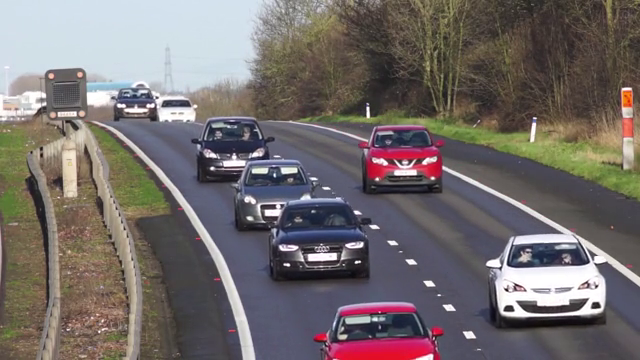
//> input picture frame 37 of object_detection/video.mp4, 640 x 360 px
$ ./background_estimation   (built with g++ and OpenCV 4)
//> lines starting //> are read from the running program, lines starting //| are printed output that depends on the picture; after the words box and inside, x2 and y2 are one past the last pixel; in counts of white or black regions, pixels touching at a corner belong together
#include <iostream>
#include <opencv2/opencv.hpp>
#include <random>

using namespace std;
using namespace cv;

int computeMedian(vector<int> elements) {
    // nth_element(elements.begin(), elements.begin() + elements.size() / 2, elements.end());
    sort(elements.begin(), elements.end());

    return elements[elements.size() / 2];
}

Mat compute_median(std::vector<cv::Mat> vec) {
    // Note: Expects the image to be CV_8UC3
    Mat medianImg(vec[0].rows, vec[0].cols, CV_8UC3, cv::Scalar(0, 0, 0));

    for (int row = 0; row < vec[0].rows; row++) {
        for (int col = 0; col < vec[0].cols; col++) {
            vector<int> elements_B;
            vector<int> elements_G;
            vector<int> elements_R;

            for (int imgNumber = 0; imgNumber < vec.size(); imgNumber++) {
                int B = vec[imgNumber].at<cv::Vec3b>(row, col)[0];
                int G = vec[imgNumber].at<cv::Vec3b>(row, col)[1];
                int R = vec[imgNumber].at<cv::Vec3b>(row, col)[2];

                elements_B.push_back(B);
                elements_G.push_back(G);
                elements_R.push_back(R);
            }

            medianImg.at<cv::Vec3b>(row, col)[0] = computeMedian(elements_B);
            medianImg.at<cv::Vec3b>(row, col)[1] = computeMedian(elements_G);
            medianImg.at<cv::Vec3b>(row, col)[2] = computeMedian(elements_R);
        }
    }
    return medianImg;
}

int main(int argc, char const *argv[]) {
    string video_file;
    // Read video file
    // uchar data[12] = {255, 0, 0, 255, 0, 0, 255, 0, 0, 255, 0, 0};
    // uchar data[12] = {0, 255, 0, 0, 255, 0, 0, 255, 0, 0, 255, 0};
    uchar data[12] = {0, 0, 255, 0, 0, 255, 0, 0, 255, 0, 0, 255};
    Mat src = Mat(2, 2, CV_8UC3, data);
    for (int i = 0; i < 11; i++)
    {
        printf("%d\n", src.data[i]);
    }

    imshow("prova", src);
    waitKey(0);
    if (argc > 1) {
        video_file = argv[1];
    } else {
        video_file = "video.mp4";
    }

    VideoCapture cap(video_file);
    // VideoCapture cap(0, CAP_V4L2);
    double prova = cap.get(CAP_PROP_FRAME_COUNT);

    if (!cap.isOpened())
        cerr << "Error opening video file\n";

    // Randomly select 25 frames
    default_random_engine generator;
    uniform_int_distribution<int> distribution(0, cap.get(CAP_PROP_FRAME_COUNT));

    vector<Mat> frames;
    Mat frame;

    for (int i = 0; i < 25; i++) {
        int fid = distribution(generator);
        cap.set(CAP_PROP_POS_FRAMES, fid);
        Mat frame;
        cap >> frame;
//> frame is the input picture: 360 rows x 640 cols, CV_8UC3; mean B, G, R 108, 108.8, 115.8
        if (frame.empty())
            continue;
        frames.push_back(frame);
    }

    // Calculate the median along the time axis
    Mat medianFrame = compute_median(frames);

    // Display median frame
    imshow("frame", medianFrame);
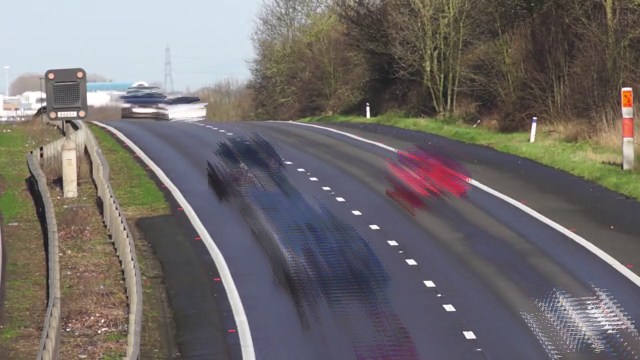
//> window 'frame': 360 rows x 640 cols, CV_8UC3; mean B, G, R 107.4, 108.2, 113
    waitKey(0);

    //  Reset frame number to 0
    cap.set(CAP_PROP_POS_FRAMES, 0);

    // Convert background to grayscale
    Mat grayMedianFrame, original_frame;
    cvtColor(medianFrame, grayMedianFrame, COLOR_BGR2GRAY);

    // Loop over all frames
    while (1) {
        // Read frame
        cap >> frame;
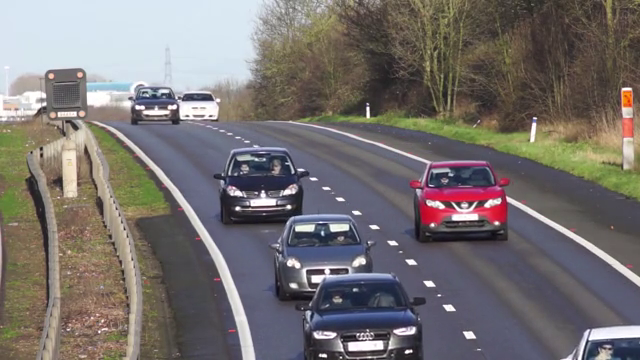
//> input picture frame 62 of object_detection/video.mp4, 640 x 360 px
//> frame is the input picture: 360 rows x 640 cols, CV_8UC3; mean B, G, R 112.3, 113.5, 118.8
        original_frame = frame.clone();
        if (frame.empty())
            break;

        // Convert current frame to grayscale
        cvtColor(frame, frame, COLOR_BGR2GRAY);
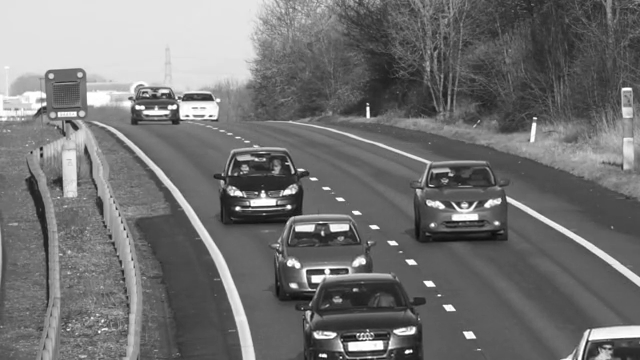
//> frame: 360 rows x 640 cols, CV_8UC1; min 11, max 255, mean 114.9

        // Calculate absolute difference of current frame and the median frame
        Mat dframe;
        absdiff(frame, grayMedianFrame, dframe);

        // Threshold to binarize
        threshold(dframe, dframe, 30, 255, THRESH_BINARY);

        vector<vector<Point>> contours;
        vector<Vec4i> hierarchy;
        findContours(dframe, contours, hierarchy, RETR_TREE, CHAIN_APPROX_NONE);
        // draw contours on the original image
        Mat image_copy = original_frame.clone();
        // drawContours(image_copy, contours, -1, Scalar(0, 255, 0), 2);

        for (size_t i = 0; i < contours.size(); i++) {
            int area = contourArea(contours[i]);
            if (area < 10) {
                drawContours(image_copy, contours, i, Scalar(0, 255, 0), 2);
            }
        }

        imshow("None approximation", image_copy);
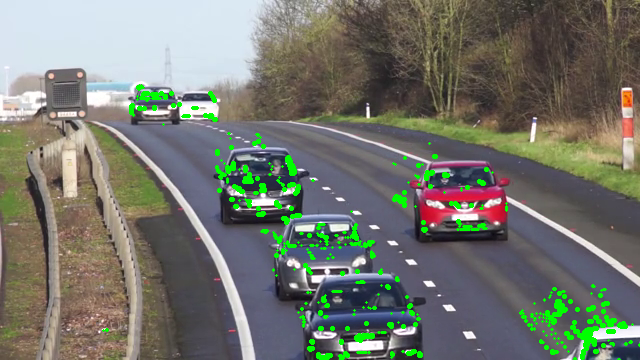
//> window 'None approximation': 360 rows x 640 cols, CV_8UC3; mean B, G, R 109, 118.3, 115.8
        // Display Image
        imshow("frame", dframe);
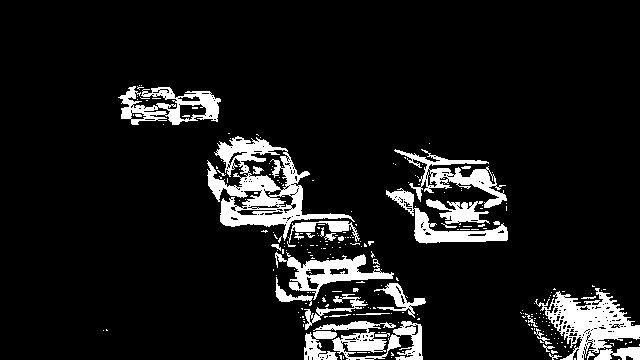
//> window 'frame': 360 rows x 640 cols, CV_8UC1; 9.7% white; 254 white regions (220 under 20 px), largest, box (x1, y1, x2, y2) and area: (207, 136, 355, 241) 4876, (535, 288, 640, 360) 3172, (313, 321, 423, 360) 2023

        waitKey(20);
    }

    cap.release();
    return 0;
}

$ run again, starting later in the video
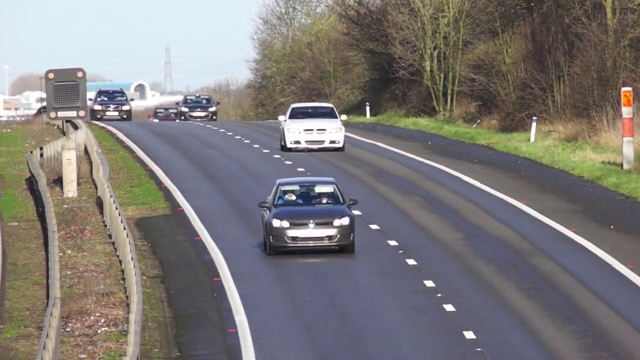
//> input picture frame 169 of object_detection/video.mp4, 640 x 360 px
//> frame is the input picture: 360 rows x 640 cols, CV_8UC3; mean B, G, R 120.8, 122.1, 125.7
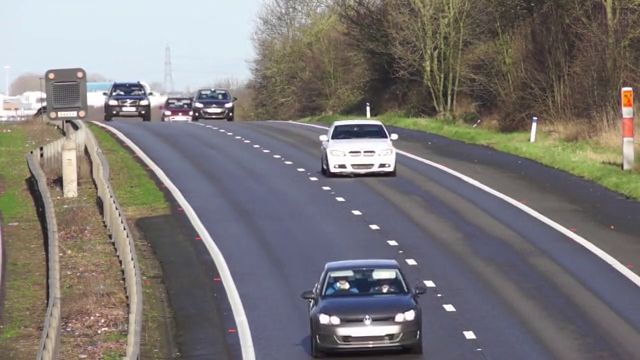
//> input picture frame 194 of object_detection/video.mp4, 640 x 360 px
//> frame is the input picture: 360 rows x 640 cols, CV_8UC3; mean B, G, R 118.9, 120.1, 123.8
//> frame: 360 rows x 640 cols, CV_8UC1
//> `imshow("frame", dframe);`:
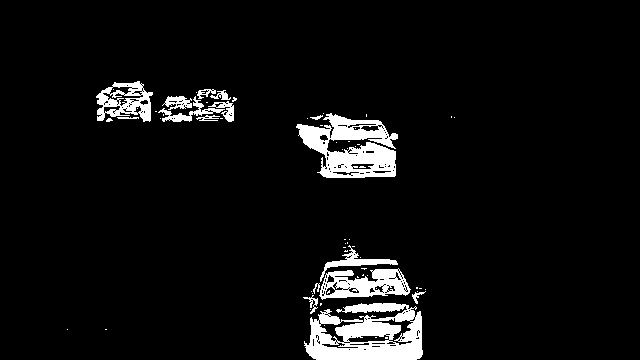
//> window 'frame': 360 rows x 640 cols, CV_8UC1; 5.7% white; 68 white regions (52 under 20 px), largest, box (x1, y1, x2, y2) and area: (304, 303, 423, 360) 4534, (296, 113, 398, 178) 3693, (319, 268, 411, 300) 1679

$ run again, starting later in the video
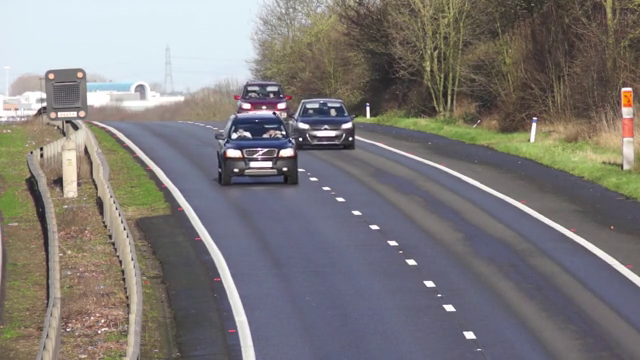
//> input picture frame 301 of object_detection/video.mp4, 640 x 360 px
//> frame is the input picture: 360 rows x 640 cols, CV_8UC3; mean B, G, R 121.5, 122.7, 126.3
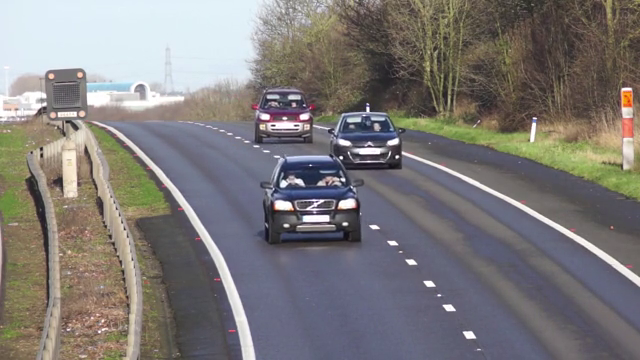
//> input picture frame 326 of object_detection/video.mp4, 640 x 360 px
//> frame is the input picture: 360 rows x 640 cols, CV_8UC3; mean B, G, R 121.3, 122.4, 125.9
//> frame: 360 rows x 640 cols, CV_8UC1
//> `imshow("frame", dframe);`:
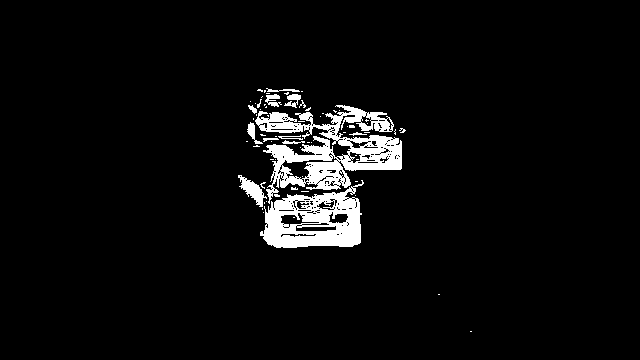
//> window 'frame': 360 rows x 640 cols, CV_8UC1; 4.8% white; 68 white regions (55 under 20 px), largest, box (x1, y1, x2, y2) and area: (255, 105, 402, 204) 5836, (260, 180, 364, 248) 3977, (238, 175, 267, 207) 365
